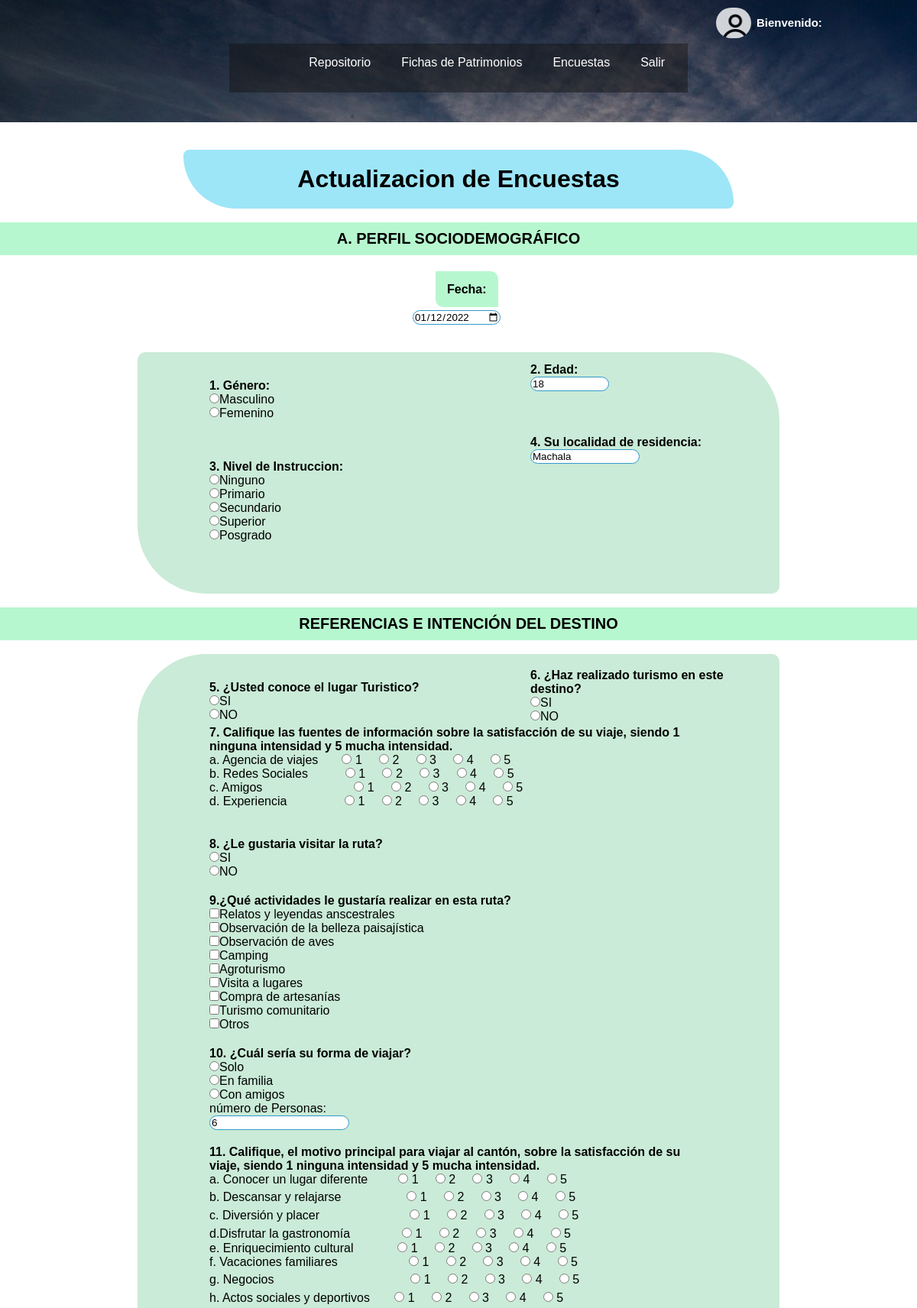
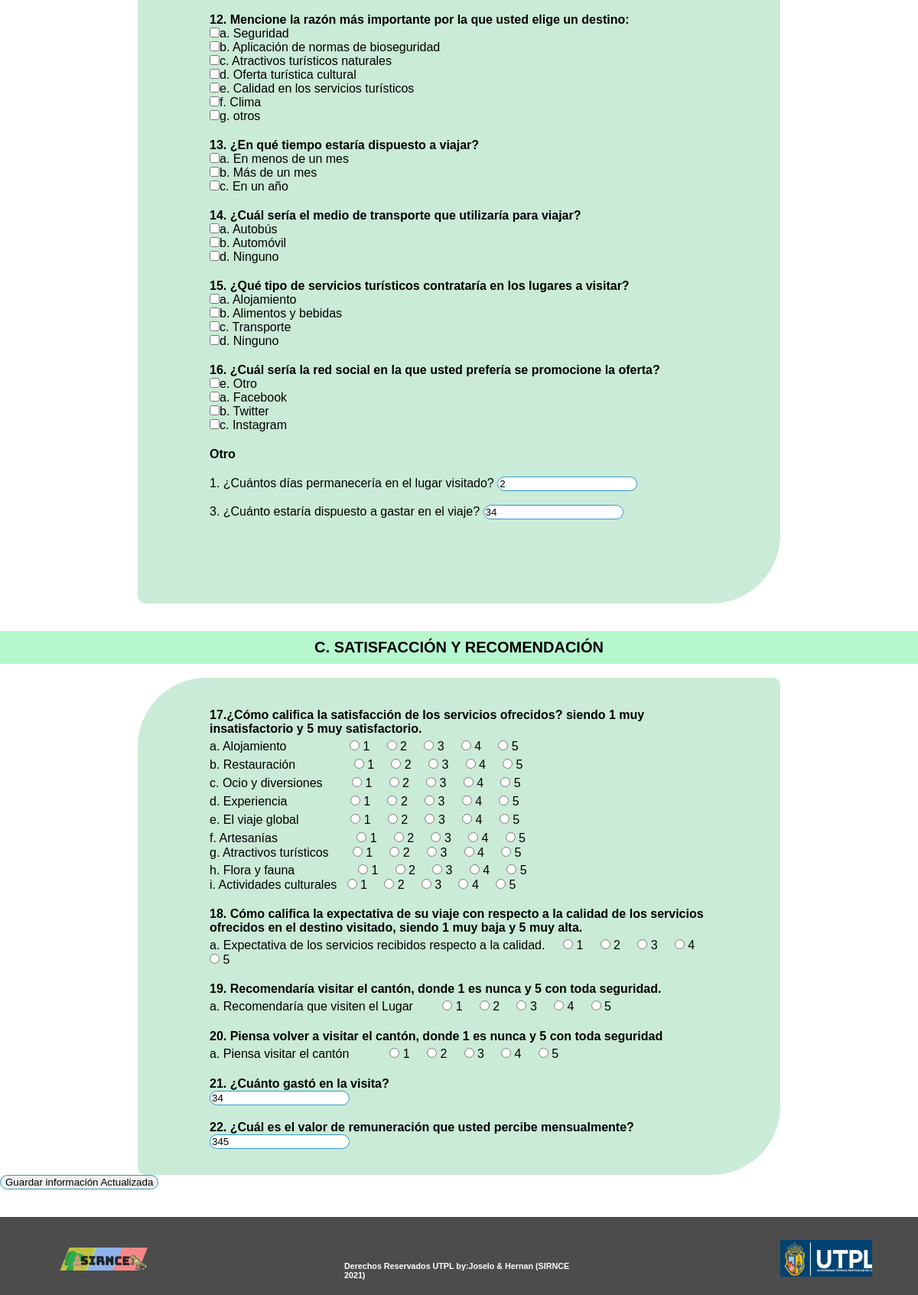
The app's page /SIRNCE/almacenar/actualizarEncuesta.php?idE=8 with its own data (2 pictures, top to bottom).
### tables this page shows
CREATE TABLE `encuestap3` (
  `id` int(4) NOT NULL,
  `fecha` date NOT NULL,
  `sexo` varchar(20) NOT NULL,
  `edad` int(3) NOT NULL,
  `instruccion` varchar(50) NOT NULL,
  `residencia` varchar(50) NOT NULL,
  `lugar` varchar(50) NOT NULL,
  `destino` varchar(50) NOT NULL,
  `agencia` varchar(5) NOT NULL,
  `redes` int(1) NOT NULL,
  `amigos` int(1) NOT NULL,
  `experiencias` int(1) NOT NULL,
  `ruta` varchar(10) NOT NULL,
  `actividades` varchar(50) NOT NULL,
  `viaje` varchar(20) NOT NULL,
  `num_personas` int(3) NOT NULL,
  `lugar_diferente` int(1) NOT NULL,
  `descansar` int(2) NOT NULL,
  `diversion` int(2) NOT NULL,
  `disfrutar` int(2) NOT NULL,
  `enrrequesimiento` int(2) NOT NULL,
  `vacaciones` int(2) NOT NULL,
  `negocio` int(2) NOT NULL,
  `acto_social` int(2) NOT NULL,
  `eleccion` varchar(50) NOT NULL,
  `tiempo` varchar(50) NOT NULL,
  `transporte` varchar(50) NOT NULL,
  `servicioTuristico` varchar(50) NOT NULL,
  `redSocial` varchar(50) NOT NULL,
  `dias` int(3) NOT NULL,
  `gastar` int(4) NOT NULL,
  `alojamiento` int(1) NOT NULL,
  `restauracion` int(1) NOT NULL,
  `ocio` int(1) NOT NULL,
  `experiencia` int(1) NOT NULL,
  `viaje_global` int(1) NOT NULL,
  `artesanias` int(1) NOT NULL,
  `atractivos` int(1) NOT NULL,
  `flora_fauna` int(1) NOT NULL,
  `actividades_culturales` int(1) NOT NULL,
  `calidad` int(1) NOT NULL,
  `recomendacion` int(1) NOT NULL,
  `volver_visitar` int(1) NOT NULL,
  `gasto_visita` int(5) NOT NULL,
  `remuneracion` int(5) NOT NULL
);

### Sirnce/almacenar/actualizarEncuesta.php (the view, shortened to what the rows shown need)
<?php
include("../dll/config.php");
include("../dll/class_mysqli.php");
@include("../includes/cabecera2.php");
$miconexion= new clase_mysqli7;
$miconexion->conectar(DBHOST, DBUSER, DBPASS, DBNAME);
extract($_GET);
$sql = "select * from encuestap3 where id=$idE";
$miconexion->consulta($sql);
$listaUser= $miconexion->consultalista();
?>
<!DOCTYPE html>
<html lang="es">
<link rel="stylesheet" type="text/css" href="<?php echo $urlSitio; ?>css/estilos.css">
<head>
</head><br><br>
<body class="datos_E">
    <h1 class="tituloF_PC">Actualizacion de Encuestas</h1>
    <br>
    <form action="updateE.php" method = "POST" enctype="multipart/form-data" class="encuesta">
    <h3>A. PERFIL SOCIODEMOGRÁFICO</h3><br>
    <input type="hidden" name="idE" value = "<?php  echo $listaUser[0]?>"/><br>
    <p class="fecha_E">
         <b>Fecha: </b><br><br>
         <input type="date" class="form-control" name ="fecha" value="<?php  echo $listaUser[1]?>"required>
    </p><br> <br>
    <div class="perfil_S">
    <p class="edad"><b>2. Edad: </b><br>
      <input type="text" name="edad" value="<?php  echo $listaUser[3]?>" size="10"/><br>
    </p>
    <p class="localidad">
      <b>4. Su localidad de residencia:</b><br>
        <input type="text" name="residencia" value= "<?php  echo $listaUser[5]?>" size="15"/><br>
    </p>
    </div> <br>
    <h3>REFERENCIAS E INTENCIÓN DEL DESTINO </h3><br>
    <div class="referenciasID">
    <br>
   <br>
  <p class="pregunta10">
    <b>10. ¿Cuál sería su forma de viajar?</b><br>
    <input type="radio" name="viaje" value="<?php  echo $listaUser[14]?>"/><label>Solo</label><br/>
    <input type="radio" name="viaje" value="<?php  echo $listaUser[14]?>"/><label>En familia</label> <br>
    <input type="radio" name="viaje" value="<?php  echo $listaUser[14]?>"/><label>Con amigos</label> <br>
       número de Personas: <br>
    <input type="number" name="personas" value= "<?php  echo $listaUser[15]?>" size="2"/><br>
   </p>
  <p class="pregunta10">
    <b>16. ¿Cuál sería la red social en la que usted prefería se promocione la oferta?</b><br>
    <input type="checkbox" name="redSocial" value="<?php  echo $listaUser[28]?>"/><label>e.	Otro</label><br>
    <input type="checkbox" name="redSocial" value="<?php  echo $listaUser[28]?>"/><label>a.	Facebook</label><br>
    <input type="checkbox" name="redSocial" value="<?php  echo $listaUser[28]?>"/><label>b.	Twitter</label><br>
    <input type="checkbox" name="redSocial" value="<?php  echo $listaUser[28]?>"/><label>c.	Instagram</label><br>
    <p class="pregunta10">
        1.	¿Cuántos días permanecería en el lugar visitado?
        <input type="number" name="dias" value="<?php  echo $listaUser[29]?>" size="5"/><br><br>
        3.	¿Cuánto estaría dispuesto a gastar en el viaje?
        <input type="number" name="gasto" value="<?php  echo $listaUser[30]?>" size="5"/><br>
      </p>
  </p>
</div><br><br>
  <h3>C.	SATISFACCIÓN Y RECOMENDACIÓN </h3> <br>
  <div class="referenciasID">
  <div class="pregunta17">
  <p>
  <b>21.	¿Cuánto gastó en la visita? </b> <br>
     <input type="number" name="gasto_visita" value="<?php  echo $listaUser[43]?>" size="15"/><br>
  </p>
  </div>
  <div class="pregunta17">
  <P>
  <b>22.	¿Cuál es el valor de remuneración que usted percibe mensualmente?</b><br>
    <input type="number" name="valor" value="<?php  echo $listaUser[44]?>" size="15"/><br>
  </p><br><br><br>
  </div>
  </div>
</form>
</body>
</html> <br><br>
<?php
include("../includes/piePagina2.php");
?>

### records on screen
encuestap3: fecha "01/12/2022", edad "18", residencia "Machala", personas "6", dias "2", gasto "34", gasto_visita "34", valor "345"
